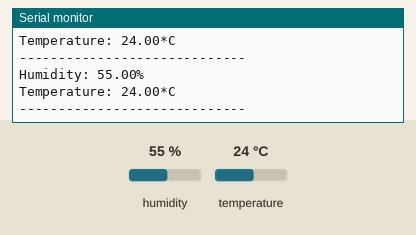
The sketch below on a simulated Arduino Uno, built with avr-gcc and run on an emulated ATmega328P. Shown: the last lines printed to the serial monitor. Inputs (shaded band) come from the test bench; at power-on: humidity 55 %, temperature 24 °C.

Above: at 2.8 s.
2.9 s: humidity set to 22 %
At 5.3 s:
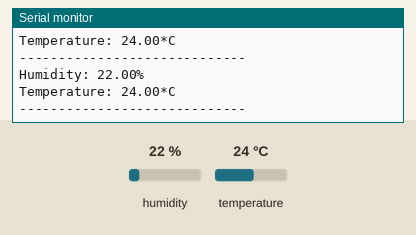
5.6 s: temperature set to 12 °C
At 6.9 s:
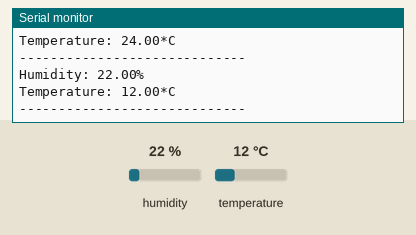
8.3 s: humidity set to 40 %
At 10.9 s:
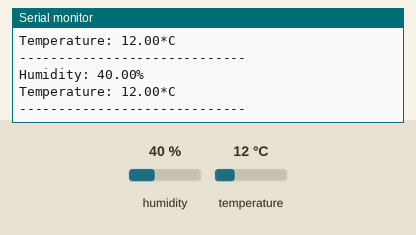
Timing chart, 0 to 12.4 s (numbered marks = the images above; inputs shaded):
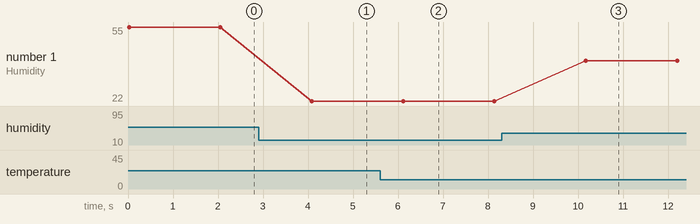

Measured:
- after the input at 2.9 s, the serial monitor: prints a new line after 1.2 s (image 1)
- after the input at 5.6 s, the serial monitor: prints a new line after 0.53 s (image 2)
- after the input at 8.3 s, the serial monitor: prints a new line after 1.9 s (image 3)
- plotted number 1: 55 → 22 after the input at 2.9 s, 22 → 40 after the input at 8.3 s

The sketch:

Arduino.ino
```cpp
//Lib
#include <DHT.h>
#include <Wire.h>
#include <Adafruit_INA219.h>


// DHT11 setup
#define DHTPIN 2
#define DHTTYPE DHT11
DHT dht(DHTPIN, DHTTYPE);


void setup() {
  Serial.begin(9600);
  // Initialize DHT
  dht.begin();
}

void loop() {

  readDHT11();

  Serial.println("-----------------------------");
  delay(2000);
}

// read value in DHT11
void readDHT11() {
  // read humid and temp
  float humidity = dht.readHumidity();
  float temperature = dht.readTemperature();

  if (isnan(humidity) || isnan(temperature)) {
    Serial.println("Failed to read from DHT11 sensor!");
    return;
  }

  // print humid and temp
  Serial.print("Humidity: ");
  Serial.print(humidity);
  Serial.println("%");
  Serial.print("Temperature: ");
  Serial.print(temperature);
  Serial.println("*C");
}
```
